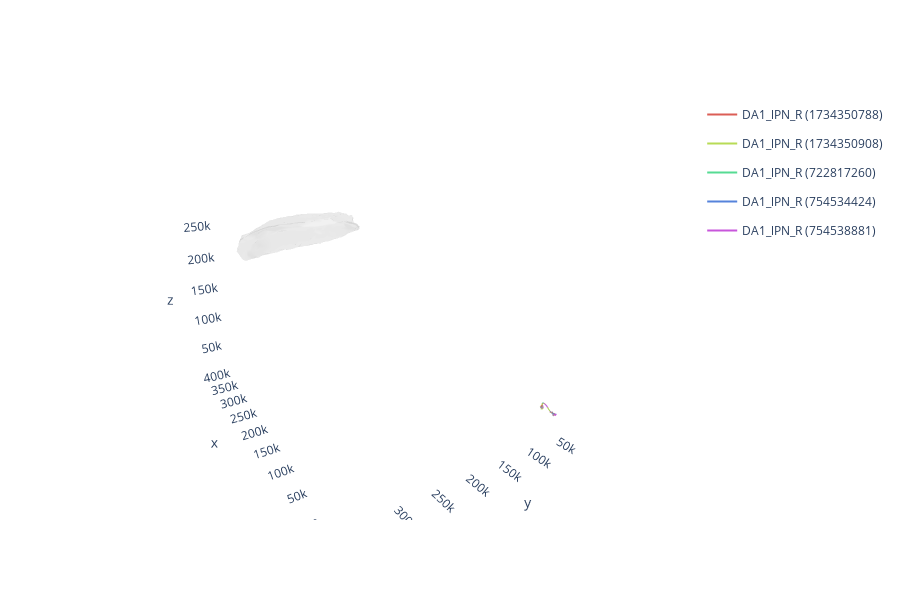

Notebook cell for this chart:
### Code cell
nl = navis.example_neurons(kind='skeleton')
#nl= flywire.get_mesh_neuron(720575940623208376)

# Load volumes
vols = [flywire.get_neuropil_volumes(['LOP_R'])]
fig = navis.plot3d([nl, *vols], backend='plotly')

### Figure 1 — Plotly figure (JSON) as saved in the notebook; plotly's stock layout.template omitted (floating-point values rounded to 4 significant figures; data arrays with more than 128 entries replaced by an {"elided": "..."} marker saying what was removed)
{"data": [{"hoverinfo": "none", "hovertext": " ", "legendgroup": "1734350788", "line": {"color": "rgb(219,94,86)", "width": 2}, "mode": "lines", "name": "DA1_lPN_R (1734350788)", "showlegend": true, "type": "scatter3d", "x": {"elided": "5700 float values"}, "y": {"elided": "5700 float values"}, "z": {"elided": "5700 float values"}}, {"color": "rgb(219,94,86)", "hoverinfo": "name", "i": {"elided": "320 int values"}, "j": {"elided": "320 int values"}, "k": {"elided": "320 int values"}, "legendgroup": "1734350788", "showlegend": false, "type": "mesh3d", "x": {"elided": "162 float values"}, "y": {"elided": "162 float values"}, "z": {"elided": "162 float values"}}, {"hoverinfo": "none", "hovertext": " ", "legendgroup": "1734350908", "line": {"color": "rgb(184,219,86)", "width": 2}, "mode": "lines", "name": "DA1_lPN_R (1734350908)", "showlegend": true, "type": "scatter3d", "x": {"elided": "6368 float values"}, "y": {"elided": "6368 float values"}, "z": {"elided": "6368 float values"}}, {"color": "rgb(184,219,86)", "hoverinfo": "name", "i": {"elided": "320 int values"}, "j": {"elided": "320 int values"}, "k": {"elided": "320 int values"}, "legendgroup": "1734350908", "showlegend": false, "type": "mesh3d", "x": {"elided": "162 float values"}, "y": {"elided": "162 float values"}, "z": {"elided": "162 float values"}}, {"hoverinfo": "none", "hovertext": " ", "legendgroup": "722817260", "line": {"color": "rgb(86,219,147)", "width": 2}, "mode": "lines", "name": "DA1_lPN_R (722817260)", "showlegend": true, "type": "scatter3d", "x": {"elided": "5643 float values"}, "y": {"elided": "5643 float values"}, "z": {"elided": "5643 float values"}}, {"hoverinfo": "none", "hovertext": " ", "legendgroup": "754534424", "line": {"color": "rgb(86,131,219)", "width": 2}, "mode": "lines", "name": "DA1_lPN_R (754534424)", "showlegend": true, "type": "scatter3d", "x": {"elided": "6147 float values"}, "y": {"elided": "6147 float values"}, "z": {"elided": "6147 float values"}}, {"color": "rgb(86,131,219)", "hoverinfo": "name", "i": {"elided": "320 int values"}, "j": {"elided": "320 int values"}, "k": {"elided": "320 int values"}, "legendgroup": "754534424", "showlegend": false, "type": "mesh3d", "x": {"elided": "162 float values"}, "y": {"elided": "162 float values"}, "z": {"elided": "162 float values"}}, {"hoverinfo": "none", "hovertext": " ", "legendgroup": "754538881", "line": {"color": "rgb(200,86,219)", "width": 2}, "mode": "lines", "name": "DA1_lPN_R (754538881)", "showlegend": true, "type": "scatter3d", "x": {"elided": "6163 float values"}, "y": {"elided": "6163 float values"}, "z": {"elided": "6163 float values"}}, {"color": "rgb(200,86,219)", "hoverinfo": "name", "i": {"elided": "320 int values"}, "j": {"elided": "320 int values"}, "k": {"elided": "320 int values"}, "legendgroup": "754538881", "showlegend": false, "type": "mesh3d", "x": {"elided": "162 float values"}, "y": {"elided": "162 float values"}, "z": {"elided": "162 float values"}}, {"color": "rgba(216,216,216,0.2)", "hoverinfo": "none", "i": {"elided": "1492 int values"}, "j": {"elided": "1492 int values"}, "k": {"elided": "1492 int values"}, "name": "LOP_R", "showlegend": false, "type": "mesh3d", "x": {"elided": "748 float values"}, "y": {"elided": "748 float values"}, "z": {"elided": "748 float values"}}], "layout": {"autosize": true, "height": 600, "paper_bgcolor": "rgba(0,0,0,0)", "plot_bgcolor": "rgba(0,0,0,0)", "scene": {"aspectmode": "data", "aspectratio": {"x": 1, "y": 1, "z": 1}, "camera": {"eye": {"x": -1.743, "y": 1.071, "z": 0.71}, "up": {"x": 0, "y": 0, "z": 1}}, "xaxis": {"backgroundcolor": "rgb(240, 240, 240)", "gridcolor": "rgb(255, 255, 255)", "showbackground": false, "showgrid": false, "showline": false, "zerolinecolor": "rgb(255, 255, 255)"}, "yaxis": {"backgroundcolor": "rgb(240, 240, 240)", "gridcolor": "rgb(255, 255, 255)", "showbackground": false, "showgrid": false, "showline": false, "zerolinecolor": "rgb(255, 255, 255)"}, "zaxis": {"backgroundcolor": "rgb(240, 240, 240)", "gridcolor": "rgb(255, 255, 255)", "showbackground": false, "showgrid": false, "showline": false, "zerolinecolor": "rgb(255, 255, 255)"}}}}
